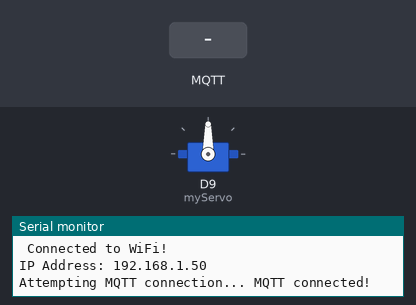
The sketch below on a simulated Arduino MKR. On the bench: servo, the last lines printed to the serial monitor. Inputs (shaded band) come from the test bench. WiFi joins after 1.5 s; servers stay silent unless stated; no MQTT or app messages arrive unless stated.

Above: at 2.7 s.
2.8 s: MQTT message "feed" arrives on the first subscribed topic
At 3.2 s:
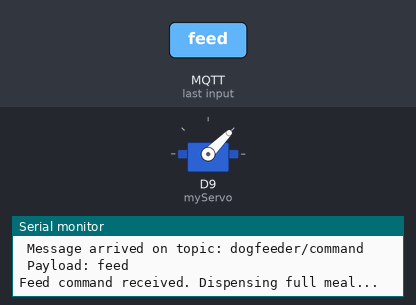
5.8 s: MQTT message "treat" arrives on the first subscribed topic
At 7.2 s:
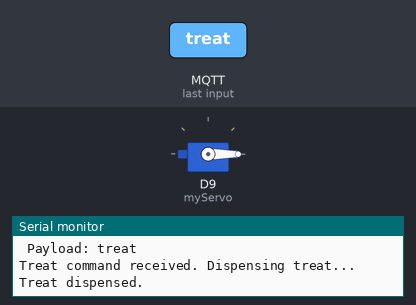
Timing chart, 0 to 8.8 s (numbered marks = the images above; inputs shaded):
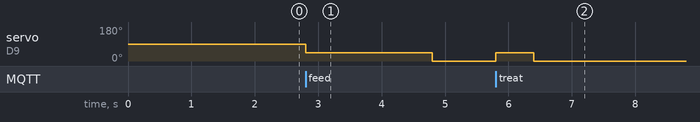

Measured:
- after the input at 2.8 s, servo on D9 (myServo): 90° → 45° at once, → 0° 2.0 s later
- after the input at 5.8 s, servo on D9 (myServo): 0° → 45° at once, → 0° 0.60 s later

The sketch:

mqtt.ino
```cpp
#include <WiFiNINA.h>
#include <PubSubClient.h>
#include <Servo.h>

const char* ssid = "SimonHub11";
const char* password = "SimonHub11";
const char* mqtt_server = "broker.hivemq.com";
const int mqtt_port = 1883;

WiFiClient wifiClient;
PubSubClient client(wifiClient);
Servo myServo;

void callback(char* topic, byte* payload, unsigned int length) {
  Serial.print(" Message arrived on topic: ");
  Serial.println(topic);

  String message;
  for (int i = 0; i < length; i++) {
    message += (char)payload[i];
  }

  Serial.print(" Payload: ");
  Serial.println(message);

  if (message == "feed") {
  Serial.println("Feed command received. Dispensing full meal...");
  myServo.write(45);  // Open
  delay(2000);        // Full meal delay
  myServo.write(0);   // Close
  Serial.println("Full meal dispensed.");
}
else if (message == "treat") {
  Serial.println("Treat command received. Dispensing treat...");
  myServo.write(45);  // Open
  delay(600);         // Short delay for treat
  myServo.write(0);   // Close
  Serial.println("Treat dispensed.");
}
}


void reconnect() {
  while (!client.connected()) {
    Serial.print("Attempting MQTT connection...");
    if (client.connect("ArduinoClient")) {
      Serial.println(" MQTT connected!");
      client.subscribe("dogfeeder/command");
    } else {
      Serial.print(" failed, rc=");
      Serial.print(client.state());
      Serial.println(" try again in 5 seconds");
      delay(5000);
    }
  }
}
void setup() {
  Serial.begin(9600);
  while (!Serial);

  myServo.attach(9);

  Serial.println("Connecting to WiFi...");
  WiFi.begin(ssid, password);
  while (WiFi.status() != WL_CONNECTED) {
    delay(1000);
    Serial.print(".");
  }

  Serial.println("\n Connected to WiFi!");
  Serial.print("IP Address: ");
  Serial.println(WiFi.localIP());

  client.setServer(mqtt_server, mqtt_port);
  client.setCallback(callback);
}

void loop() {
  if (!client.connected()) {
    reconnect();
  }
  client.loop();
}
```
